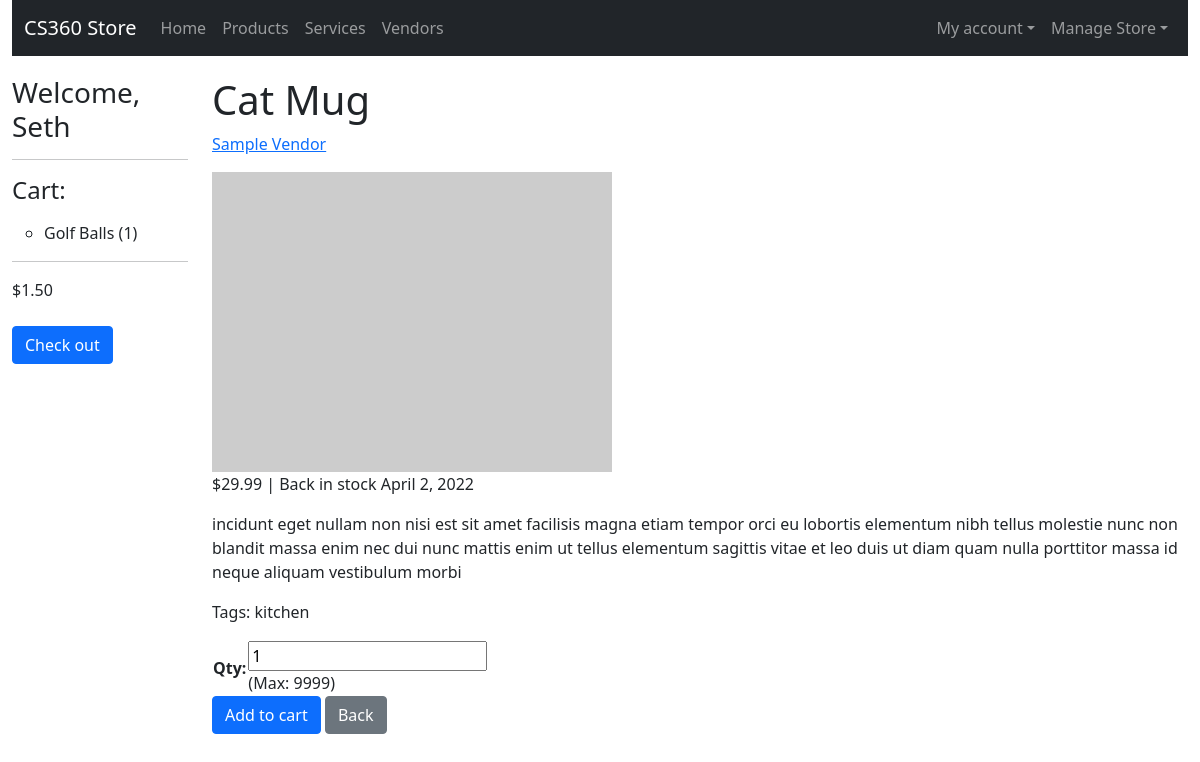
The app's page /store/product/6da58c97-d1d7-466f-907f-8f9e613718bc (signed in) with its own data.
### storeApp/models.py (models this page shows, shortened)
class CartProduct(models.Model):
    id = models.UUIDField(primary_key=True, default=uuid.uuid4, help_text="Unique ID for this product in cart", editable=False)
    cart = models.ForeignKey(Cart, on_delete=models.CASCADE,)
    product = models.ForeignKey(ProductListing, on_delete=models.RESTRICT)
    quantity = models.IntegerField(default=0, validators=[MaxValueValidator(9999)])

class ProductListing(models.Model):
    id = models.UUIDField(primary_key=True, default=uuid.uuid4, help_text="Unique ID for this particular order", editable=False)
    active = models.BooleanField(default=True)
    name = models.CharField(max_length=200, help_text="Enter a name for your product.")
    imageURL = models.URLField(max_length=200, help_text="Enter image URL", default="https://picsum.photos/400/300")
    price = models.DecimalField(decimal_places=2, max_digits=7) # allows max price of $99,999.99
    description = models.TextField()
    quantity_available = models.IntegerField(help_text="How many are available? Leave blank if unlimited.", null=True, blank=True)
    restockDate = models.DateField(help_text="Leave blank if N/A",null=True, blank=True)
    vendor = models.ForeignKey(Vendor, on_delete=models.RESTRICT)
    tags = models.ManyToManyField(ProductTag, blank=True)
    def list_tags(self):
        return ', '.join(tag.name for tag in self.tags.all()[:3])
    list_tags.short_description = 'Tags'
    class Meta:
        permissions = (("can_set_active", "Set product as active"),)

class Cart(models.Model):
    id = models.UUIDField(primary_key=True, default=uuid.uuid4, help_text="Unique ID for this user's cart", editable=False)
    user = models.OneToOneField(User, on_delete=models.CASCADE, null=False)
    subtotal = models.DecimalField(decimal_places=2, max_digits=7, default=0)

class Vendor(models.Model):
    name = models.CharField(max_length=200, help_text="Enter your vendor name.", unique=True)
    owner = models.OneToOneField(User, on_delete=models.CASCADE)
    phone_number = models.CharField(max_length=20, help_text="1 (234) 567 8901")
    emergency_phone_number = models.CharField(max_length=20, help_text="1 (234) 567 8901")
    address1 = models.CharField(max_length=1024, help_text="Address line 1")
    address2 = models.CharField(max_length=1024, help_text="Address line 2", null=True, blank=True)
    zip_code = models.CharField(max_length=12, help_text="Zip Code")
    city = models.CharField(max_length=1024, help_text="City")
    state_or_province = models.CharField(max_length=1024, help_text="State/Province (if applicable)", null=True, blank=True)
    country = models.CharField(max_length=1024, help_text="Country")
    date_created = models.DateTimeField(default=datetime.now, blank=True)
    def get_absolute_url(self):
        return reverse('vendor-detail', args=[str(self.id)])

class ProductTag(models.Model):
    name = models.CharField(max_length=200, help_text="Enter a tag; i.e. \"electronics\"", primary_key=True, unique=True)

### storeApp/views.py (the view)
# urls.py: path('product/<uuid:pk>', views.ProductDetailView.as_view(), name='product-detail'),
class ProductDetailView(generic.DetailView, FormMixin):
    model = ProductListing
    form_class = CartProductForm
    def get_initial(self):
        return {
            'product': self.get_object(),
        }
    def get_context_data(self, **kwargs):
        context = super().get_context_data(**kwargs)
        context['form'] = CartProductForm(initial={'qty':1})
        return context

### storeApp/forms.py (shortened to what this page needs)
class CartProductForm(forms.Form):
    qty = forms.IntegerField(help_text="(Max: 9999)")

### storeApp/templates/storeApp/productlisting_detail.html (shortened to what this page needs)
{% extends "base_generic.html" %}
{% block content %}
    <h1>{{ productlisting.name }}</h1>
    <p><a href="{{ productlisting.vendor.get_absolute_url }}">{{ productlisting.vendor.name }}</a></p>
    <img src="{{ productlisting.imageURL }}"/>
    <p>${{ productlisting.price }} | {% if productlisting.quantity_available %}{{ productlisting.quantity_available }} in stock{% else %}Back in stock {{ productlisting.restockDate }}{% endif %}</p>
    <p>{{ productlisting.description }}</p>
    {% if productlisting.list_tags %}
    <p>Tags: {{ productlisting.list_tags }}</p>
    {% endif %}
    <form action="{% url 'my-cart-add-product' pID=productlisting.id %}" method="post">
        <table>
          {{ form.as_table }}
        </table>
        <button type="submit" class="btn btn-primary">Add to cart</button>
        <a href="javascript:history.go(-1)" class="btn btn-secondary">Back</a>
      </form>
{% endblock content %}

### storeApp/templates/base_generic.html (shortened to what this page needs)
<!DOCTYPE html>
<html lang="en">
<head>
  <link href="https://cdn.jsdelivr.net/npm/bootstrap@5.0.2/dist/css/bootstrap.min.css" rel="stylesheet">
  {% load static %}
  <link rel="stylesheet" href="{% static 'css/styles.css' %}">
</head>
<body>
  <div class="container-fluid">
    <nav class="navbar navbar-expand-md navbar-dark bg-dark" aria-label="Fourth navbar example">
      <div class="container-fluid">
        <a class="navbar-brand" href="{% url 'index' %}">CS360 Store</a>
        <div class="collapse navbar-collapse" id="navbarsExample04">
          <ul class="navbar-nav me-auto mb-2 mb-md-0">
            <li class="nav-item"><a class="nav-link {% if request.resolver_match.url_name == 'index' %}active{% endif %}" href="{% url 'index' %}">Home</a></li>
            <li class="nav-item"><a class="nav-link {% if request.resolver_match.url_name == 'products' %}active{% endif %}" href="{% url 'products' %}">Products</a></li>
            <li class="nav-item"><a class="nav-link {% if request.resolver_match.url_name == 'services' %}active{% endif %}" href="{% url 'services' %}">Services</a></li>
            <li class="nav-item"><a class="nav-link {% if request.resolver_match.url_name == 'vendors' %}active{% endif %}" href="{% url 'vendors' %}">Vendors</a></li>
          </ul>
          <ul class="navbar-nav">
            {% if user.is_authenticated %}
            <li class="nav-item dropdown">
              <a class="nav-link dropdown-toggle " href="#" id="dropdown04" data-bs-toggle="dropdown" aria-expanded="false">My account</a>
            </li>
            {% else %}
            <li class="nav-item"><a class="nav-link" href="{% url 'login' %}">Log in</a></li>
            {% endif %}
            {% if perms.storeApp.can_set_active %}
            <li class="nav-item dropdown">
              <a class="nav-link dropdown-toggle " href="#" id="dropdown05" data-bs-toggle="dropdown" aria-expanded="false">Manage Store</a>
            </li>
            {% endif %}
          </ul>
        </div>
      </div>
    </nav>
    <div class="row">
      <div class="col-sm-2">
      {% block sidebar %}
        <ul class="sidebar-nav">
          {% if user.is_authenticated %}
          <h3>Welcome, {{ user.first_name }}</h3>
          {% endif %}
          {% if user.cart.cartproduct_set.all or user.cart.cartservice_set.all %}
          <hr/>
          <h4 class="mb-3">Cart:</h4>
          {% else %}
          <p>Add something to your cart to get started!</p>
          {% endif %}
          {% if user.cart.cartproduct_set.all %}
            <ul>
              {% for cproduct in  user.cart.cartproduct_set.all %}
              <li>{{ cproduct.product.name }} ({{ cproduct.quantity }})</li>
              {% endfor %}
            </ul>
            <hr/>
            <p>${{ user.cart.subtotal }}</p>
            <a class="btn btn-primary mt-2" href="{% url 'my-cart' %}">Check out</a>
          {% endif %}
     {% endblock %}
      </div>
      <div class="col-sm-10 ">{% block content %}{% endblock %}</div>
    </div>
  </div>
</body>
</html>

### storeApp/static/css/styles.css (style rules this page uses)
.sidebar-nav { margin-top: 20px; padding: 0; list-style: none; }
h1 { margin-top: 20px; }

### records on screen
CartProduct: product.name "Golf Balls", quantity "1"
ProductListing: name "Cat Mug", vendor.name "Sample Vendor", price "29.99", restockDate "April 2, 2022", description "incidunt eget nullam non nisi est sit amet facilisis magna etiam tempor orci eu lobortis elementum nibh tellus molestie nunc non blandit massa enim nec dui nunc mattis enim ut tellus elementum sagittis vitae et leo duis ut diam quam nulla porttitor massa id neque aliquam vestibulum morbi", list_tags "kitchen"

### other values on screen
{{ user.first_name }} "Seth"
{{ user.cart.subtotal }} "1.50"
